Frame 1 (no input): blank canvas, image omitted
Frame 60 (the mouse pressed at the canvas centre just before this capture): blank canvas, image omitted
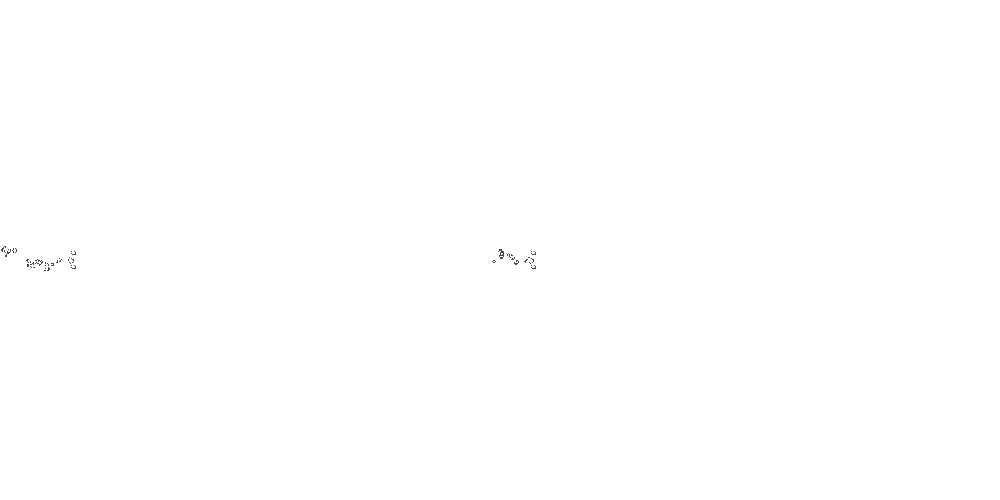
Frame 120 (the mouse held since frame 60 and released just before this capture)

The Processing sketch whose frames 1 and 60 were blank and that drew this single picture after the mouse press (run headless with seeded random() and noise(); from frame 60 on, the mouse is pressed at the canvas centre):

// Processing sketch: processing_154539
// ── processing_154539.pde

int count;

int t=0;

boolean mousep = false;

int nmax = 1000;

boolean[][] point;
boolean[][] kpoint;

void setup() {
  size(1000, 500); 
  background(255);  
  point = new boolean[nmax][nmax];
  kpoint = new boolean[nmax][nmax];
  for (int i = 0; i <= nmax-1; i ++) {    
    for (int j = 0; j <= nmax-1; j ++) {    
      point[i][j] = false;
      kpoint[i][j] = false;
    }
  }
}

void draw() {
  background(255);


  if (t==0) {
    puffer(10, 0);
  }



  if (mousePressed) {
    if (!mousep) {      
    puffer(mouseX, mouseY-height/2);
    }
    mousep = true;
  }
  if (!mousePressed)mousep = false;

  if (true) {
    for (int i = 1; i <= nmax-2; i ++) {    
      for (int j = 1; j <= nmax-2; j ++) {
        count = 0;    
        if (point[i-1][j-1]) count++;
        if (point[i-1][j]) count++;
        if (point[i-1][j+1]) count++;
        if (point[i][j-1]) count++;
        if (point[i][j+1]) count++;
        if (point[i+1][j-1]) count++;
        if (point[i+1][j]) count++;
        if (point[i+1][j+1]) count++;

        if (point[i][j]) {
          if (count<=1 || count>=4) kpoint[i][j]=false;
          else kpoint[i][j]=true;
        }
        else {
          if (count==3) kpoint[i][j]=true;
          else kpoint[i][j]=false;
        }
      }
    }
  }

  for (int i = 0; i <= nmax-1; i ++) {    
    for (int j = 0; j <= nmax-1; j ++) {    
      point[i][j] = kpoint[i][j];
    }
  }

  for (int i = 0; i <= nmax-1; i ++) {    
    for (int j = 0; j <= nmax-1; j ++) {    
      if (point[i][j]) point(i, j);
    }
  }
  
  t++;
  
}

void puffer(int x, int y) {
  point[x+ 1][height/2+y+ 3]=true; 
  point[x+ 1][height/2+y+ 8]=true; 
  point[x+ 1][height/2+y+ 17]=true; 
  point[x+ 2][height/2+y+ 4]=true; 
  point[x+ 2][height/2+y+ 9]=true; 
  point[x+ 2][height/2+y+ 18]=true; 
  point[x+ 2][height/2+y+ 12]=true; 
  point[x+ 3][height/2+y+ 9]=true; 
  point[x+ 3][height/2+y+ 10]=true; 
  point[x+ 3][height/2+y+ 11]=true; 
  point[x+ 3][height/2+y+ 4]=true; 
  point[x+ 3][height/2+y+ 18]=true; 
  point[x+ 4][height/2+y+ 1]=true; 
  point[x+ 4][height/2+y+ 4]=true; 
  point[x+ 4][height/2+y+ 15]=true; 
  point[x+ 4][height/2+y+ 18]=true; 
  point[x+ 5][height/2+y+ 2]=true; 
  point[x+ 5][height/2+y+ 3]=true; 
  point[x+ 5][height/2+y+ 4]=true; 
  point[x+ 5][height/2+y+ 16]=true; 
  point[x+ 5][height/2+y+ 17]=true; 
  point[x+ 5][height/2+y+ 18]=true; 
}
